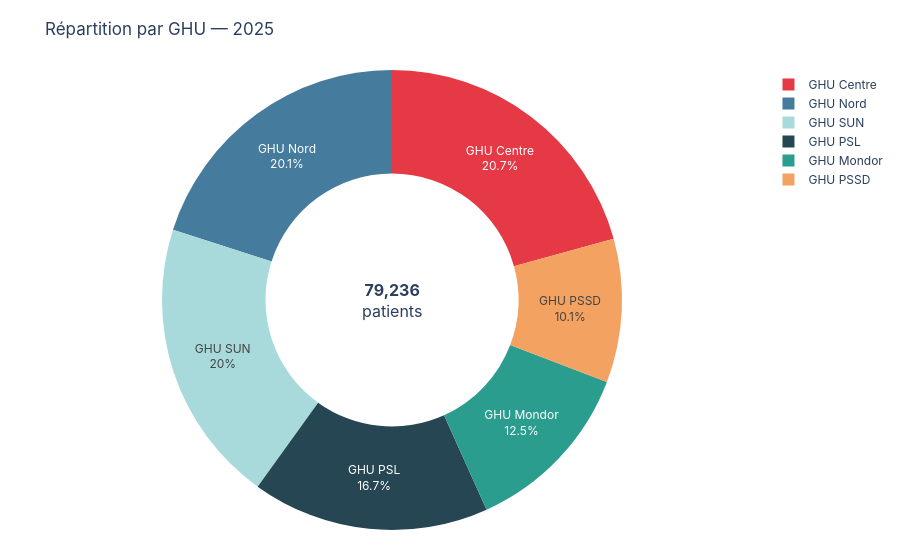
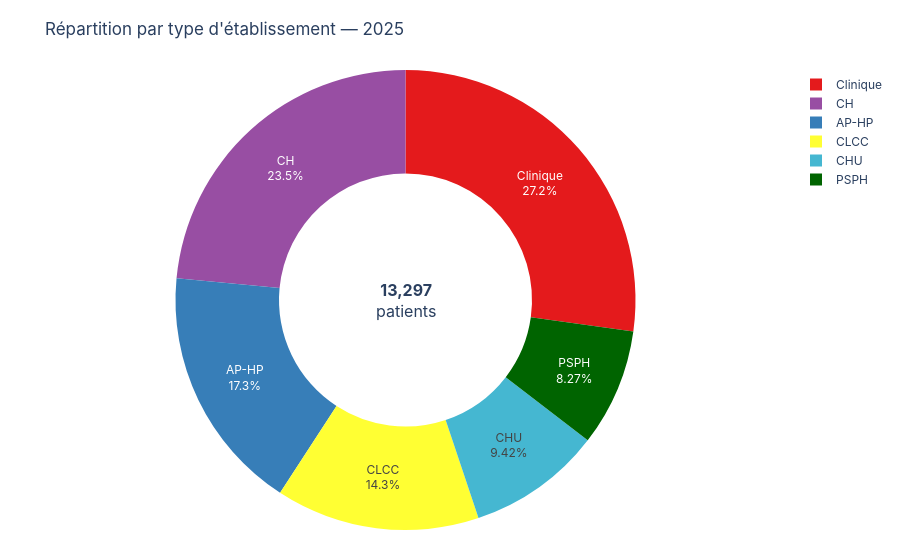

The notebook cell saved with these charts, in order:
### Markdown cell above
## C. Parts de marché & contexte régional

### Code cell
# donut_market_share(df_year, entity_col, value_col, title ; entities, color_map)
gl = ghu_slice(aphp); gl = gl[gl.annee == ANNEE]
display(donut_market_share(gl, "entite", "nb_patients", f"Répartition par GHU — {ANNEE}"))

rl = reg_tot[reg_tot.annee == ANNEE]
# entities = types d'établissement présents (sinon donut_market_share filtre sur GHU_LIST → VIDE)
display(donut_market_share(rl, "entite", "nb_patients",
                           f"Répartition par type d'établissement — {ANNEE}",
                           entities=sorted(rl["entite"].unique()), color_map=REGIONAL_COLORS))

# regional_comparison(df_reg, y_col, title ; highlight, color_map)
display(regional_comparison(reg_tot, "nb_patients",
                            "Patients — AP-HP vs contexte régional", color_map=REGIONAL_COLORS))

# _market_share_evolution(ent_df, aphp_df, entity, libelle) : part d'un GHU dans l'AP-HP
display(_market_share_evolution(tot(aphp, GHU), tot(aphp, "AP-HP"), GHU, "TOTAL"))

### Figure 1 — Plotly figure (JSON) as saved in the notebook; plotly's stock layout.template omitted (floating-point values rounded to 4 significant figures)
{"data": [{"hole": 0.55, "hovertemplate": "<b>%{label}</b><br>%{value:,.0f} patients<br>%{percent}<extra></extra>", "labels": ["GHU Centre", "GHU Mondor", "GHU Nord", "GHU PSL", "GHU PSSD", "GHU SUN"], "marker": {"colors": ["#E63946", "#2A9D8F", "#457B9D", "#264653", "#F4A261", "#A8DADC"]}, "sort": true, "textinfo": "label+percent", "type": "pie", "values": [16412, 9869, 15899, 13213, 7992, 15851]}], "layout": {"annotations": [{"font": {"size": 16}, "showarrow": false, "text": "<b>79,236</b><br>patients", "x": 0.5, "xanchor": "center", "y": 0.5}], "font": {"family": "Inter, Arial, sans-serif"}, "legend": {"font": {"size": 12}}, "margin": {"b": 30, "l": 30, "r": 30, "t": 70}, "paper_bgcolor": "white", "showlegend": true, "title": {"font": {"size": 17}, "text": "Répartition par GHU — 2025"}}}

### Figure 2 — Plotly figure (JSON) as saved in the notebook; plotly's stock layout.template omitted (floating-point values rounded to 4 significant figures)
{"data": [{"hole": 0.55, "hovertemplate": "<b>%{label}</b><br>%{value:,.0f} patients<br>%{percent}<extra></extra>", "labels": ["AP-HP", "CH", "CHU", "CLCC", "Clinique", "PSPH"], "marker": {"colors": ["#377EB8", "#984EA3", "#45B7D1", "#FFFF33", "#E41A1C", "darkgreen"]}, "sort": true, "textinfo": "label+percent", "type": "pie", "values": [2304, 3124, 1252, 1904, 3614, 1099]}], "layout": {"annotations": [{"font": {"size": 16}, "showarrow": false, "text": "<b>13,297</b><br>patients", "x": 0.5, "xanchor": "center", "y": 0.5}], "font": {"family": "Inter, Arial, sans-serif"}, "legend": {"font": {"size": 12}}, "margin": {"b": 30, "l": 30, "r": 30, "t": 70}, "paper_bgcolor": "white", "showlegend": true, "title": {"font": {"size": 17}, "text": "Répartition par type d'établissement — 2025"}}}
